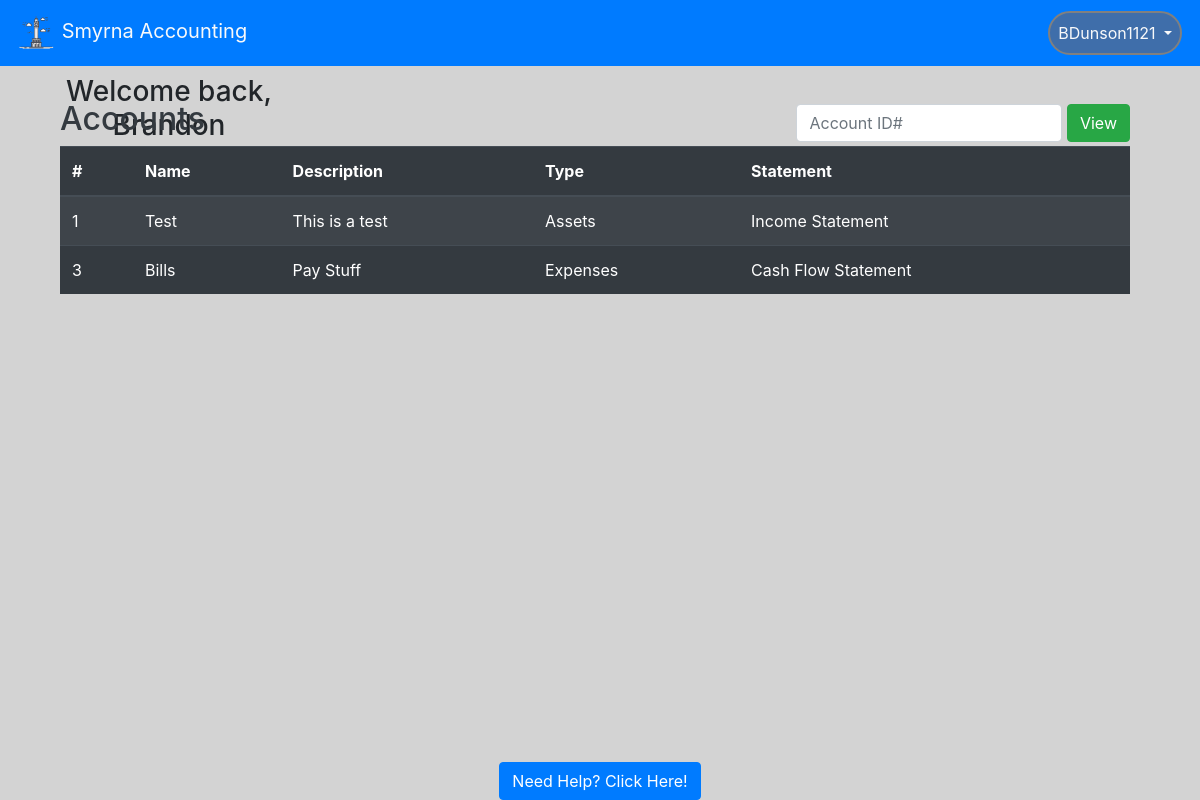
The app's page / (signed in) with its own data.
### website/models.py (models this page shows, shortened)
class User(db.Model, UserMixin):
    id = db.Column(db.Integer, primary_key=True)  # unique identifier
    email = db.Column(db.String(150), unique=True)
    password = db.Column(db.String(150))
    oldPassword = db.Column(db.String(150))
    firstName = db.Column(db.String(150))
    lastName = db.Column(db.String(150))
    userName = db.Column(db.String(150))
    hasAdmin = db.Column(db.Boolean, default=False)
    hasMan = db.Column(db.Boolean, default=False)
    status = db.Column(db.Boolean, default=False)
    creationDate = db.Column(db.Date())
    expirationDate = db.Column(db.Date())
    accounts = db.relationship("Account", backref="parent")

class Account(db.Model):
    acc_num = db.Column(db.Integer, primary_key=True)  # unique identifier. Needs adjusting
    user_id = db.Column(db.Integer, db.ForeignKey('user.id'), nullable=False)
    acc_name = db.Column(db.String(150), unique=True)
    acc_desc = db.Column(db.String(150))
    acc_cat = db.Column(db.String(150))
    init_bal = db.Column(db.Float)
    acc_statement = db.Column(db.String(150))

### website/views.py (the view)
@views.route('/', methods =['GET', 'POST'])
@login_required
def home():
    if request.method == 'POST':
        global ACC_ID
        ACC_ID = request.form.get('searchBar')
        return redirect(url_for('auth.view_account'))
    return render_template("home.html", user = current_user,
                    acc_query = Account.query.join(User).filter(Account.user_id==current_user.id))

### website/__init__.py (called while the page is built)
def create_app():
    app = Flask(__name__)
    app.config['SECRET_KEY'] = 'this is the secret key'
    app.config['SQLALCHEMY_DATABASE_URI'] = f'sqlite:///{DB_NAME}'
    db.init_app(app)
    app.config['MAIL_SERVER'] = 'smtp.gmail.com'
    app.config['MAIL_PORT'] = 465
    app.config['MAIL_USE_SSL'] = True
    app.config['MAIL_USERNAME'] = 'smrnccntng@gmail.com'
    app.config['MAIL_PASSWORD'] = 'Asswipe47'
    mail.init_app(app)
    from .views import views
    from .auth import auth
    app.register_blueprint(views, url_prefix='/')
    app.register_blueprint(auth, url_prefix='/')
    from .models import User
    create_database(app)
    login_manager = LoginManager()
    login_manager.login_view = 'auth.login'
    login_manager.init_app(app)
    @login_manager.user_loader
    def load_user(id):
        return User.query.get(int(id))
    return app

### website/templates/home.html (shortened to what this page needs)
{% extends "base.html" %}
{%block content%}
<div class="prof-container">
    <h3 class="pl-2 text-center"> Welcome back, {{current_user.firstName}}</h3>
    <p class=" text-center pl-2">Calender</p>
    <div class="cal">
        <iframe src="https://calendar.google.com/calendar/embed?height=500&wkst=1&bgcolor=%23ffffff&ctz=America%2FNew_York&title=Account%20Calander&showTitle=0&showNav=0&showPrint=0&showTabs=0&showCalendars=0&src=aGo0aDBzYnVza3BxcmtwcjhncG91dG9qczhAZ3JvdXAuY2FsZW5kYXIuZ29vZ2xlLmNvbQ&color=%23F4511E"
            style="border-width:0" width="300" height="300" frameborder="0" scrolling="no">
        </iframe>
    </div>
</div>
    <div class="container text-light pb-2" style="position: absolute; top: 100px; width: 1100px;">
        <form class ="form-inline" method="POST">
        <h2 class="text-dark">Accounts</h2>
          <div class="ml-auto">
            <input type="search" name="searchBar" class="form-control pr-1" placeholder="Account ID#"
              list = "userData" />
              <button class="btn btn-success" type="submit">View</button>
          </div>
        </form>
        <div>
          <table class="table table-striped table-dark">
            <thead>
              <tr>
                <th scope="col">#</th>
                <th scope="col">Name</th>
                <th scope="col">Description</th>
                <th scope="col">Type</th>
                <th scope="col">Statement</th>
              </tr>
            </thead>
            <tbody style="overflow-y: scroll;">
              {% for account in acc_query %}
              <tr id="rowz">
                <td><a id = "link" style="color: white;" >{{account.acc_num}}</a></td>
                <td>{{account.acc_name}}</td>
                <td>{{account.acc_desc}}</td>
                <td>{{account.acc_cat}}</td>
                <td>{{account.acc_statement}}</td>
              </tr>
              {% endfor %}
            </tbody>
          </table>
        </div>
      </div>
{% endblock %}

### website/templates/base.html (shortened to what this page needs)
<!DOCTYPE html>
<html>
<head>
    <meat name="viewport" content="width=device-width, initial-scale=1" />
    <link rel="stylesheet" href="https://stackpath.bootstrapcdn.com/bootstrap/4.4.1/css/bootstrap.min.css"
 />
    <link rel="stylesheet" href="https://stackpath.bootstrapcdn.com/font-awesome/4.7.0/css/font-awesome.min.css"
 />
</head>
<body style="background-color: lightgrey">
    <nav class="navbar navbar-expand-lg navbar-dark bg-primary sticky-top">
        <a class = "navbar-brand text-light" href='/'>
            <img src="static/logo.png" width="40" height="40" atl="">
            Smyrna Accounting
        </a>
        <div class = "collapse navbar-collapse" id="navbar">
            <ul class = "navbar-nav ml-auto">
                {% if user.is_authenticated %}
                <li class="nav-item dropdown">
                    <a class = "nav-link dropdown-toggle text-light text-center" id = "" data-toggle = "dropdown" aria-haspopup="true" aria-expanded="false">
                        {{ user.userName }}
                    </a>
                </li>
                {% else %}
                <a class = "nav-item nav-link text-light" id = "login" href="/login">Login</a>
                {% endif %}
            </ul>
        </div>
    </nav>
    <div class= "container">
        {%block content%}
        {% endblock %}
    </div>
</body>
<div class="footer" style="background-color: lightgray;">
    <a href="/help" class="btn btn-primary">Need Help? Click Here!</a>
</div>
</html>

### website/templates/base.html (style rules this page uses)
.footer { position: fixed; left: 0; bottom: 0; width: 100%; background-color: Blue; text-align: center; }
li.nav-item { border: 2px solid grey; margin: 2px; border-radius: 25px; background-color: rgb(63, 110, 170); }

### website/templates/home.html (style rules this page uses)
div.cal { position: absolute; padding-left: 15px; }
div.prof-container { position: absolute; left: 10px; top: 75px; height: 400px; width: 310px; }

### records on screen
User: userName "BDunson1121", firstName "Brandon"
Account: acc_num "1", acc_name "Test", acc_desc "This is a test", acc_cat "Assets", acc_statement "Income Statement"
Account: acc_num "3", acc_name "Bills", acc_desc "Pay Stuff", acc_cat "Expenses", acc_statement "Cash Flow Statement"
